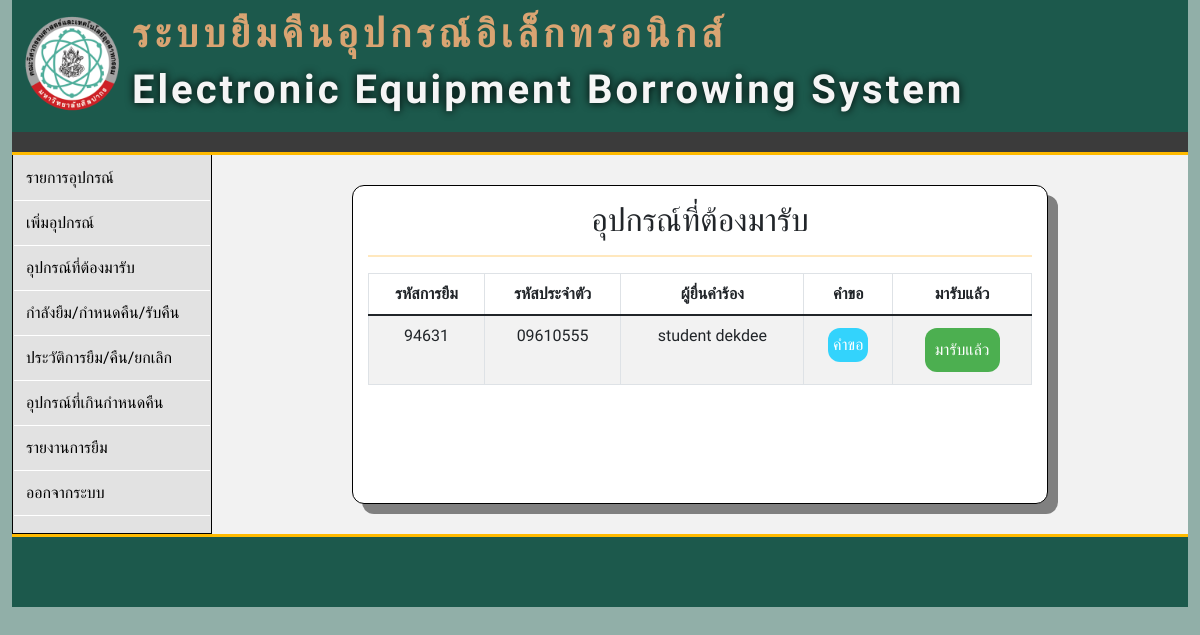
Before: /a_sendeq.php with the older database file.
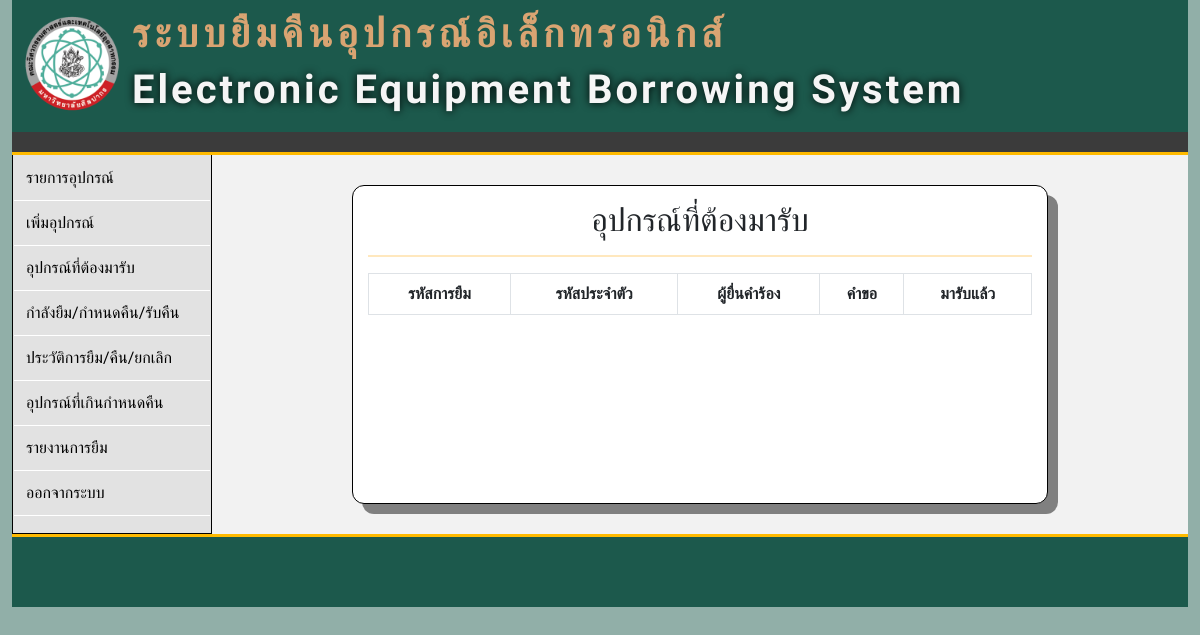
After: the same page with the newer database file.
### tables this page shows
CREATE TABLE `tb_eq_borrow` (
  `id` int(10) NOT NULL,
  `borrow_id` int(255) NOT NULL,
  `s_user` varchar(255) NOT NULL,
  `eq_id` int(100) NOT NULL,
  `eq_number` int(100) NOT NULL,
  `FromDate` varchar(255) NOT NULL,
  `ToDate` varchar(255) NOT NULL,
  `Descriptions` varchar(255) NOT NULL,
  `Status` int(10) NOT NULL DEFAULT 1,
  `DateTime` date NOT NULL DEFAULT current_timestamp()
);

CREATE TABLE `tb_student` (
  `s_id` int(100) NOT NULL,
  `s_user` varchar(100) NOT NULL,
  `s_password` varchar(100) NOT NULL,
  `s_firstname` varchar(100) NOT NULL,
  `s_lastname` varchar(100) NOT NULL,
  `s_email` varchar(100) NOT NULL,
  `s_phone` char(11) NOT NULL,
  `s_image` varchar(255) DEFAULT NULL,
  `p_id` int(100) NOT NULL,
  `created_at` datetime DEFAULT current_timestamp(),
  `s_status` int(11) NOT NULL DEFAULT 1
);

### function/function.php (called while the page is built, shortened)
<?php
class DB_con
{
    public function __construct()
    {
        $conn = mysqli_connect(DB_SERVER, DB_USER, DB_PASS, DB_NAME);
        $this->dbcon = $conn;
    }
    public function eq_borrow_id_fetch($borrow_id)
    {
        $result = mysqli_query($this->dbcon, "SELECT * FROM tb_eq_borrow WHERE borrow_id = '$borrow_id' ");
        return $result;
    }
    public function eq_borrow_4_fetch()
    {
        $result = mysqli_query($this->dbcon, "SELECT * FROM tb_eq_borrow WHERE Status = '4' GROUP BY borrow_id ORDER BY id");
        return $result;
    }
    public function s_name_s_user_fetch($s_user)
    {
        $result = mysqli_query($this->dbcon, "SELECT s_user, s_firstname, s_lastname, s_email FROM tb_student WHERE s_user = '$s_user'");
        return $result;
    }
}
?>

### a_sendeq.php (the view, shortened to what this page needs)
<!DOCTYPE html>
<html lang="en">
<head>
    <link href="https://cdn.jsdelivr.net/npm/bootstrap@5.1.2/dist/css/bootstrap.min.css" rel="stylesheet">
    <link rel="stylesheet" href="css/e_approve.css">
</head>
<body style="background-color: #91AFA8">
    <div class="container-fluid">
        <?php
        include "item/pageheader.php";
        ?>
        <div class="menu">
            <aside>
                <?php
                include "item/menubar_a.php";
                ?>
            </aside>
            <main class="form">
                <div class="box">
                    <h2>อุปกรณ์ที่ต้องมารับ</h2>
                    <hr class="s1">
                    <table class="table table-striped table-bordered table-responsive">
                        <thead>
                            <tr>
                                <th>รหัสการยืม</th>
                                <th>รหัสประจำตัว</th>
                                <th>ผู้ยื่นคำร้อง</th>
                                <th>คำขอ</th>
                                <th>มารับแล้ว</th>
                            </tr>
                        </thead>
                        <tbody>
                            <?php
                            include_once('function/function.php');
                            $eq1 = new DB_con();
                            $eq2 = new DB_con();
                            $eq3 = new DB_con();
                            $eq_borrow_4_fetch = $eq1->eq_borrow_4_fetch();
                            $i = 1;
                            while ($sql1 = mysqli_fetch_array($eq_borrow_4_fetch)) {
                                $s_user = $sql1['s_user'];
                                $s_name_s_user_fetch = $eq2->s_name_s_user_fetch($s_user);
                                $sql2 = mysqli_fetch_array($s_name_s_user_fetch)
                            ?>
                                <tr>
                                    <td><?php echo $sql1['borrow_id']; ?></td>
                                    <td><?php echo $sql1['s_user']; ?></td>
                                    <td><?php echo $sql2['s_firstname']; ?> <?php echo $sql2['s_lastname']; ?></td>
                                    <td>
                                        <a class="bb" href="#popup<?php echo $i; ?>">คำขอ</a>
                                                            <?php
                                                            $borrow_id = $sql1['borrow_id'];
                                                            $suser = $eq3->eq_borrow_id_fetch($borrow_id);
                                                            ?>
                                    </td>
                                    <td><a class="gb" href="function/sendeq_a.php?borrow_id=<?php echo $sql1['borrow_id']; ?>">มารับแล้ว</a></td>
                                </tr>
                            <?php
                                $i = $i + 1;
                            }
                            ?>
                        </tbody>
                    </table>
                </div>
            </main>
        </div>
        <?php
        include "item/footer.php";
        ?>
    </div>
</body>
</html>

Changed rows visible on the page:
no longer on this page (row edited): tb_eq_borrow: borrow "94631", s_user "09610555", tb_student.s_firstname "student", tb_student.s_lastname "dekdee"
